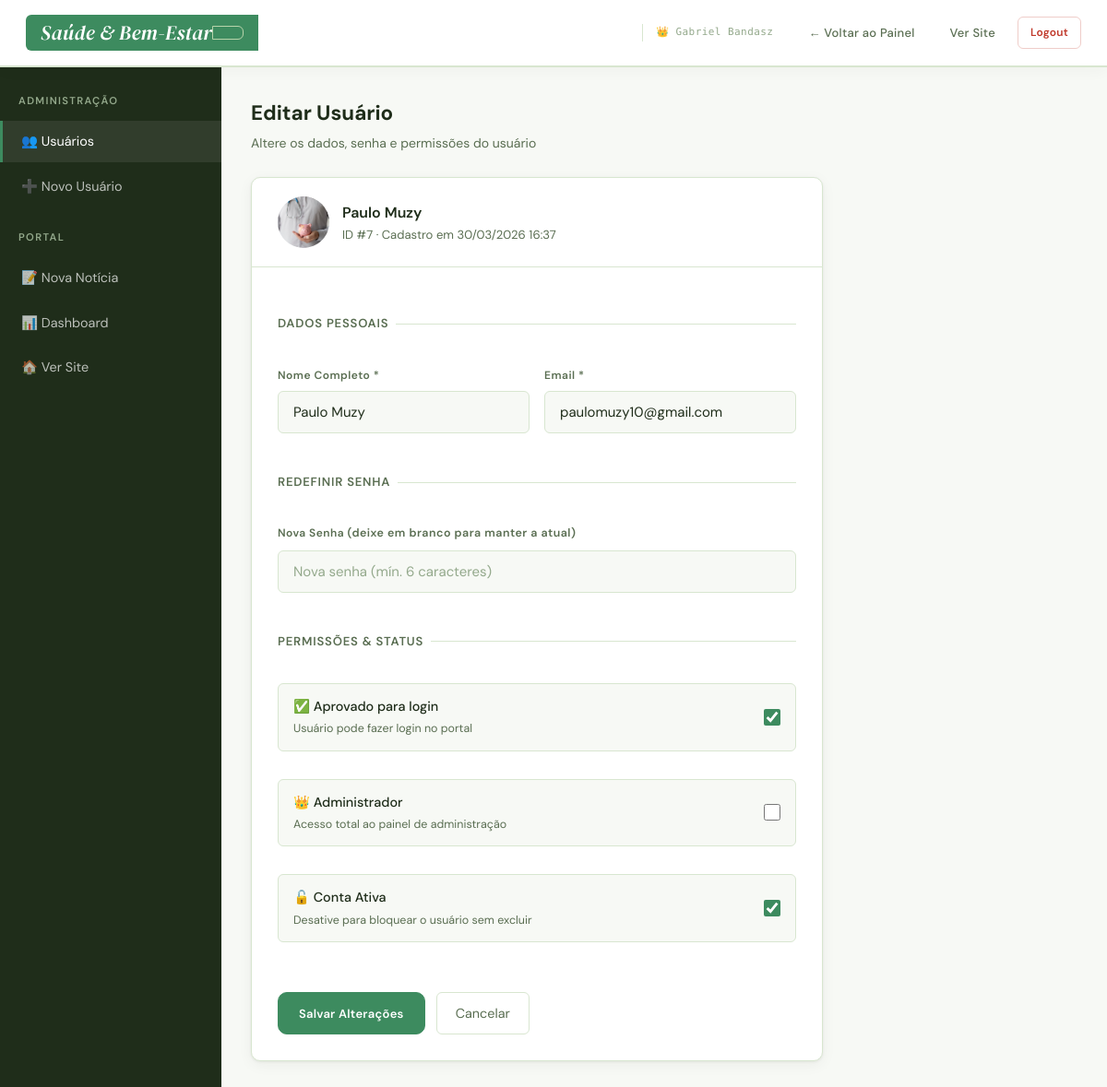
The page /projeto-final/admin_editar_usuario.php?id=7 (signed in) on the database its author committed.
### tables this page shows
CREATE TABLE `usuarios` (
  `id` int(11) NOT NULL,
  `nome` varchar(100) NOT NULL,
  `email` varchar(100) NOT NULL,
  `senha` varchar(255) NOT NULL,
  `data_criacao` datetime DEFAULT current_timestamp(),
  `ativo` tinyint(1) DEFAULT 1,
  `adm` tinyint(1) NOT NULL DEFAULT 0,
  `aprovado` tinyint(1) NOT NULL DEFAULT 0,
  `foto` varchar(255) DEFAULT NULL
);

### projeto-final/funcoes.php (called while the page is built, shortened)
<?php
function obter_usuario($conexao, $id)
{
    $id = (int)$id;
    $res = $conexao->query("SELECT * FROM usuarios WHERE id = $id");
    return $res->fetch_assoc();
}
function formatar_data($data) { return date("d/m/Y H:i", strtotime($data)); }
function sanitizar($texto) { return htmlspecialchars($texto, ENT_QUOTES, 'UTF-8'); }

### projeto-final/admin_editar_usuario.php (the view, shortened to what this page needs)
<?php
require_once 'conexao.php';
require_once 'funcoes.php';
$id = isset($_GET['id']) ? (int)$_GET['id'] : 0;
$usuario = obter_usuario($conexao, $id);
?>
<!DOCTYPE html>
<html lang="pt-BR">
<head>
    <link rel="stylesheet" href="style.css">
</head>
<body>
    <header class="header">
        <div class="container">
            <div class="logo"><h1>Saúde & Bem-Estar</h1></div>
            <nav class="nav">
                <span class="user-info">👑 <?php echo sanitizar($_SESSION['usuario_nome']); ?></span>
                <a href="admin.php" class="nav-link">← Voltar ao Painel</a>
                <a href="index.php" class="nav-link">Ver Site</a>
                <a href="logout.php" class="btn-danger btn-small">Logout</a>
            </nav>
        </div>
    </header>
    <div class="adm-layout">
        <aside class="adm-sidebar">
            <div class="adm-sidebar-title">Administração</div>
            <a href="admin.php" class="adm-nav-link ativo">👥 Usuários</a>
            <a href="admin_criar_usuario.php" class="adm-nav-link">➕ Novo Usuário</a>
            <div class="adm-sidebar-title" style="margin-top:20px;">Portal</div>
            <a href="nova_noticia.php" class="adm-nav-link">📝 Nova Notícia</a>
            <a href="dashboard.php" class="adm-nav-link">📊 Dashboard</a>
            <a href="index.php" class="adm-nav-link">🏠 Ver Site</a>
        </aside>
        <main class="adm-main">
            <div class="adm-page-header">
                <div>
                    <h2>Editar Usuário</h2>
                    <p>Altere os dados, senha e permissões do usuário</p>
                </div>
            </div>
            <div class="adm-form-card">
                <div class="adm-form-header">
                    <?php if (!empty($usuario['foto'])): ?>
                        <img src="<?php echo sanitizar($usuario['foto']); ?>" class="avatar-lg">
                    <?php else: ?>
                        <div class="avatar-placeholder-lg"><?php echo mb_substr($usuario['nome'], 0, 1); ?></div>
                    <?php endif; ?>
                    <div>
                        <div style="font-weight:600;"><?php echo sanitizar($usuario['nome']); ?></div>
                        <div style="font-size:0.82rem;color:var(--cor-texto-muted);">
                            ID #<?php echo $usuario['id']; ?> · Cadastro em <?php echo formatar_data($usuario['data_criacao']); ?>
                        </div>
                    </div>
                </div>
                <div class="adm-form-body">
                    <form method="POST" class="form">
                        <div class="section-divider">Dados Pessoais</div>
                        <div class="form-row">
                            <div class="form-group">
                                <label>Nome Completo *</label>
                                <input type="text" name="nome" required value="<?php echo sanitizar($usuario['nome']); ?>">
                            </div>
                            <div class="form-group">
                                <label>Email *</label>
                                <input type="email" name="email" required value="<?php echo sanitizar($usuario['email']); ?>">
                            </div>
                        </div>
                        <div class="section-divider">Redefinir Senha</div>
                        <div class="form-group">
                            <label>Nova Senha <span style="font-size:0.78rem;color:var(--cor-texto-muted);">(deixe em branco para manter a atual)</span></label>
                            <input type="password" name="nova_senha" placeholder="Nova senha (mín. 6 caracteres)">
                        </div>
                        <div class="section-divider">Permissões & Status</div>
                        <div class="toggle-wrap">
                            <div>
                                <div class="toggle-label">✅ Aprovado para login</div>
                                <div class="toggle-desc">Usuário pode fazer login no portal</div>
                            </div>
                            <input type="checkbox" name="aprovado" <?php echo $usuario['aprovado'] ? 'checked' : ''; ?>>
                        </div>
                        <div class="toggle-wrap">
                            <div>
                                <div class="toggle-label">👑 Administrador</div>
                                <div class="toggle-desc">Acesso total ao painel de administração</div>
                            </div>
                            <input type="checkbox" name="adm"
                                <?php echo $usuario['adm'] ? 'checked' : ''; ?>
                                <?php echo ($id == $_SESSION['usuario_id']) ? 'disabled' : ''; ?>>
                        </div>
                        <div class="toggle-wrap">
                            <div>
                                <div class="toggle-label">🔓 Conta Ativa</div>
                                <div class="toggle-desc">Desative para bloquear o usuário sem excluir</div>
                            </div>
                            <input type="checkbox" name="ativo"
                                <?php echo $usuario['ativo'] ? 'checked' : ''; ?>
                                <?php echo ($id == $_SESSION['usuario_id']) ? 'disabled' : ''; ?>>
                        </div>
                        <div class="adm-form-acoes">
                            <button type="submit" class="btn-primary">Salvar Alterações</button>
                            <a href="admin.php" class="adm-cancelar-btn">Cancelar</a>
                        </div>
                    </form>
                </div>
            </div>
        </main>
    </div>
</body>
</html>

### rows shown on the page
usuarios: foto (picture), nome "Paulo Muzy", id "7", data_criacao "30/03/2026 16:37", email "paulomuzy10@gmail.com", aprovado "☑", ativo "☑"

### other values the page prints
sanitizar($_SESSION['usuario_nome']) "Gabriel Bandasz"
